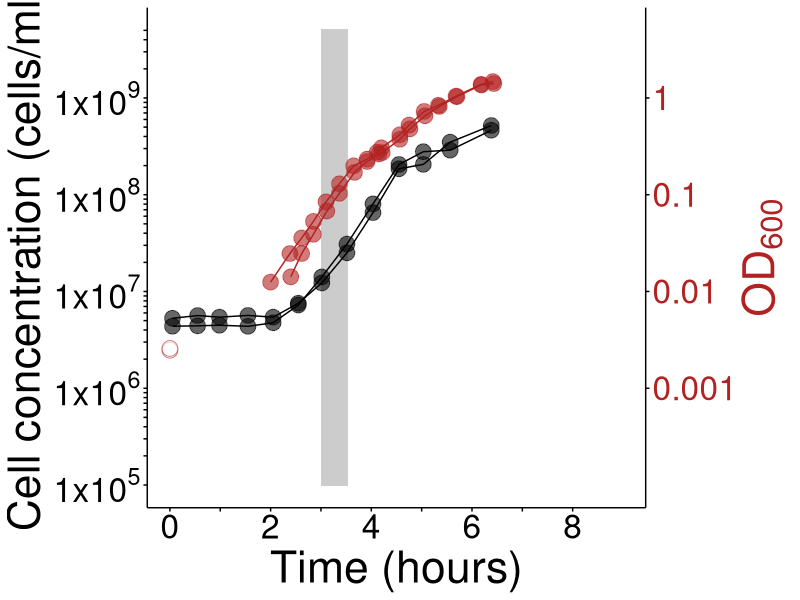

This chart was generated by the following R code:
#
require(ggplot2)
#
#Load data
#set the path in the line below to wherever you store the data locally
data_fig1h <- read.csv("Fig1h_withMetadata.csv", header = T)
data_fig1h
#
#split data into secondary datasets (only OD and only cell conc) for use in geom_line to connect consecutive datapoints with a line
data_fig1h_onlyOD <- data_fig1h[1:42,]
data_fig1h_onlycellconc <- data_fig1h[43:68,]
#
#Plots
#
expected_OD <- data.frame(exp_y = c(2.4727*1E6, 2.5781*1E6), exp_x = c(0,0)) 
#
Fig1H <- ggplot(data = data_fig1h, aes(x = Time_hrs)) +geom_rect(aes(xmin = 181/60, xmax = 211/60, ymin = 1E5, ymax = 5E9), colour = "gray80", fill = "gray80") +geom_point(aes(y = cellconc), fill = "black", size = 5, alpha = 0.6, shape = 21) +geom_point(aes(y = OD600*1E9), shape = 21, size = 5, alpha = 0.6, colour = "firebrick", fill = "firebrick") +geom_point(data = expected_OD, aes(y = exp_y, x = exp_x), colour = "firebrick", fill = "white", size = 5, alpha = 0.6, shape = 21) +geom_line(data = data_fig1h_onlycellconc, aes(y = cellconc, group = as.factor(rep)), linetype = "solid") +geom_line(data = data_fig1h_onlyOD, aes(y = OD600*1E9, group = as.factor(rep)), linetype = "solid", colour = "firebrick") +scale_x_continuous(limits = c(0, 9), breaks = seq(0, 8, 1), labels = c(0,"", 2,"", 4,"", 6, "", 8)) +scale_y_continuous(limits = c(1E5, 5E9), breaks = c(1E5, 2E5, 3E5, 4E5, 5E5, 6E5, 7E5, 8E5, 9E5, 1E6, 2E6, 3E6, 4E6, 5E6, 6E6, 7E6, 8E6, 9E6, 1E7, 2E7, 3E7, 4E7, 5E7, 6E7, 7E7, 8E7, 9E7, 1E8, 2E8, 3E8, 4E8, 5E8, 6E8, 7E8, 8E8, 9E8, 1E9, 2E9, 3E9, 4E9, 5E9), labels = c(expression("1x10"^5), "", "", "", "", "", "", "", "", expression("1x10"^6),"", "", "", "", "", "", "", "", expression("1x10"^7), "", "", "", "", "", "", "", "", expression("1x10"^8),"", "", "", "", "", "", "", "", expression("1x10"^9), "", "", "", ""), trans = "log", name = "Cell concentration (cells/ml)", sec.axis = sec_axis(trans = ~.*1, breaks = c(1E6, 1E7, 1E8, 1E9), labels = c(0.001, 0.01, 0.1, 1),name = expression("OD"[600]))) + xlab('Time (hours)') + theme(legend.position = "none", strip.background = element_blank(), strip.text = element_blank(), panel.background = element_blank(), axis.line.x = element_line(colour = "black"), axis.line.y = element_line(colour = "black"), axis.ticks = element_line(colour = "black"), panel.grid.minor = element_blank(), panel.grid.major = element_blank(), axis.text.y = element_text(colour = "black", size = 24), axis.text.y.right = element_text(colour = "firebrick", size = 24), axis.text.x = element_text(colour = "black", size = 24), axis.title.y = element_text(size = 32, angle = 90), axis.title.y.right = element_text(size = 32, angle = 90, colour = "firebrick"), axis.title.x = element_text(size = 32))
Fig1H